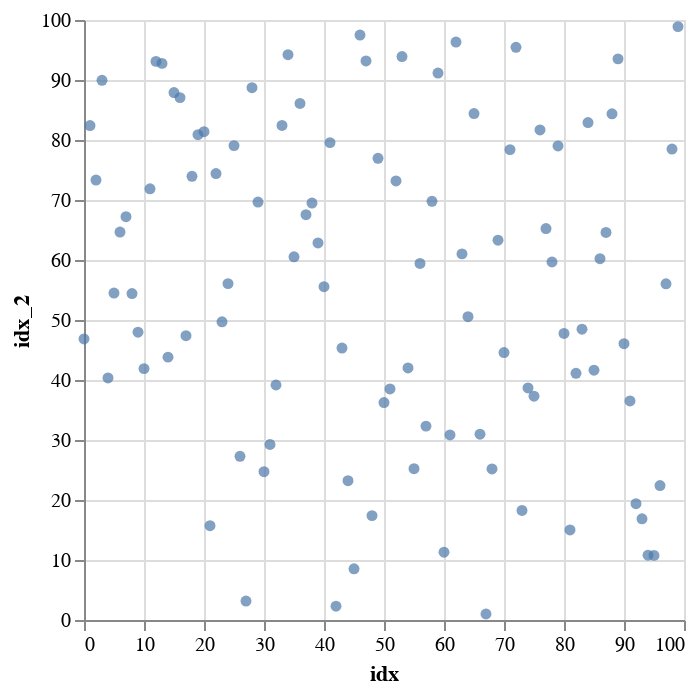

Notebook source saved alongside this figure:
### Markdown cell above
### Removing Layers

With R's `ggplot2`, if you add a layer to a plot object, [it can be tough to remove it](https://stackoverflow.com/questions/50434608/remove-geoms-from-an-existing-ggplot-chart).

However, Hail GGPlot's plot objects keep track of each addition made to them, allowing us to use the `undo` method to roll back a single addition:

### Code cell
from hail.ggplot2 import undo

plot = undo(plot)
show(plot)

### Figure 1 — Vega-Lite specification as saved in the notebook (floating-point values rounded to 4 significant figures)
{"config": {"view": {"continuousWidth": 300, "continuousHeight": 300}}, "data": {"name": "data-3525c9705849439d858950c058a73b7e"}, "mark": {"type": "circle"}, "encoding": {"x": {"field": "idx", "type": "quantitative"}, "y": {"field": "idx_2", "type": "quantitative"}}, "$schema": "https://vega.github.io/schema/vega-lite/v5.8.0.json", "datasets": {"data-3525c9705849439d858950c058a73b7e": [{"idx": 0, "idx_2": 46.84, "idx_3": 32.66}, {"idx": 1, "idx_2": 82.41, "idx_3": 36.11}, {"idx": 2, "idx_2": 73.32, "idx_3": 76.24}, {"idx": 3, "idx_2": 89.95, "idx_3": 18.15}, {"idx": 4, "idx_2": 40.34, "idx_3": 25.2}, {"idx": 5, "idx_2": 54.49, "idx_3": 14.37}, {"idx": 6, "idx_2": 64.66, "idx_3": 97.38}, {"idx": 7, "idx_2": 67.21, "idx_3": 56.98}, {"idx": 8, "idx_2": 54.41, "idx_3": 3.345}, {"idx": 9, "idx_2": 47.98, "idx_3": 25.02}, {"idx": 10, "idx_2": 41.9, "idx_3": 67.76}, {"idx": 11, "idx_2": 71.87, "idx_3": 57.34}, {"idx": 12, "idx_2": 93.1, "idx_3": 20.8}, {"idx": 13, "idx_2": 92.77, "idx_3": 37.04}, {"idx": 14, "idx_2": 43.81, "idx_3": 58.18}, {"idx": 15, "idx_2": 87.9, "idx_3": 2.723}, {"idx": 16, "idx_2": 87.06, "idx_3": 17.22}, {"idx": 17, "idx_2": 47.38, "idx_3": 14.11}, {"idx": 18, "idx_2": 73.95, "idx_3": 7.491}, {"idx": 19, "idx_2": 80.89, "idx_3": 42.33}, {"idx": 20, "idx_2": 81.38, "idx_3": 27.0}, {"idx": 21, "idx_2": 15.71, "idx_3": 47.37}, {"idx": 22, "idx_2": 74.41, "idx_3": 70.5}, {"idx": 23, "idx_2": 49.7, "idx_3": 8.036}, {"idx": 24, "idx_2": 56.06, "idx_3": 55.71}, {"idx": 25, "idx_2": 79.07, "idx_3": 13.16}, {"idx": 26, "idx_2": 27.29, "idx_3": 86.88}, {"idx": 27, "idx_2": 3.161, "idx_3": 81.83}, {"idx": 28, "idx_2": 88.72, "idx_3": 21.15}, {"idx": 29, "idx_2": 69.66, "idx_3": 23.15}, {"idx": 30, "idx_2": 24.72, "idx_3": 71.73}, {"idx": 31, "idx_2": 29.26, "idx_3": 89.48}, {"idx": 32, "idx_2": 39.17, "idx_3": 75.92}, {"idx": 33, "idx_2": 82.42, "idx_3": 69.81}, {"idx": 34, "idx_2": 94.21, "idx_3": 94.24}, {"idx": 35, "idx_2": 60.53, "idx_3": 80.3}, {"idx": 36, "idx_2": 86.09, "idx_3": 20.68}, {"idx": 37, "idx_2": 67.55, "idx_3": 18.75}, {"idx": 38, "idx_2": 69.49, "idx_3": 87.42}, {"idx": 39, "idx_2": 62.84, "idx_3": 44.51}, {"idx": 40, "idx_2": 55.54, "idx_3": 91.67}, {"idx": 41, "idx_2": 79.56, "idx_3": 28.49}, {"idx": 42, "idx_2": 2.302, "idx_3": 8.888}, {"idx": 43, "idx_2": 45.32, "idx_3": 44.22}, {"idx": 44, "idx_2": 23.21, "idx_3": 74.72}, {"idx": 45, "idx_2": 8.525, "idx_3": 20.89}, {"idx": 46, "idx_2": 97.49, "idx_3": 49.29}, {"idx": 47, "idx_2": 93.17, "idx_3": 59.55}, {"idx": 48, "idx_2": 17.4, "idx_3": 72.09}, {"idx": 49, "idx_2": 76.95, "idx_3": 55.99}, {"idx": 50, "idx_2": 36.23, "idx_3": 87.67}, {"idx": 51, "idx_2": 38.5, "idx_3": 47.2}, {"idx": 52, "idx_2": 73.17, "idx_3": 67.62}, {"idx": 53, "idx_2": 93.9, "idx_3": 71.91}, {"idx": 54, "idx_2": 42.01, "idx_3": 93.8}, {"idx": 55, "idx_2": 25.22, "idx_3": 45.5}, {"idx": 56, "idx_2": 59.42, "idx_3": 92.46}, {"idx": 57, "idx_2": 32.31, "idx_3": 85.45}, {"idx": 58, "idx_2": 69.78, "idx_3": 55.99}, {"idx": 59, "idx_2": 91.16, "idx_3": 51.46}, {"idx": 60, "idx_2": 11.3, "idx_3": 24.7}, {"idx": 61, "idx_2": 30.84, "idx_3": 56.88}, {"idx": 62, "idx_2": 96.32, "idx_3": 70.75}, {"idx": 63, "idx_2": 61.02, "idx_3": 59.35}, {"idx": 64, "idx_2": 50.56, "idx_3": 78.26}, {"idx": 65, "idx_2": 84.41, "idx_3": 10.6}, {"idx": 66, "idx_2": 30.97, "idx_3": 16.74}, {"idx": 67, "idx_2": 1.0, "idx_3": 92.49}, {"idx": 68, "idx_2": 25.18, "idx_3": 84.51}, {"idx": 69, "idx_2": 63.3, "idx_3": 67.71}, {"idx": 70, "idx_2": 44.57, "idx_3": 17.95}, {"idx": 71, "idx_2": 78.4, "idx_3": 4.171}, {"idx": 72, "idx_2": 95.45, "idx_3": 39.38}, {"idx": 73, "idx_2": 18.26, "idx_3": 24.62}, {"idx": 74, "idx_2": 38.68, "idx_3": 24.67}, {"idx": 75, "idx_2": 37.3, "idx_3": 85.85}, {"idx": 76, "idx_2": 81.67, "idx_3": 68.41}, {"idx": 77, "idx_2": 65.24, "idx_3": 56.15}, {"idx": 78, "idx_2": 59.67, "idx_3": 96.64}, {"idx": 79, "idx_2": 79.0, "idx_3": 37.42}, {"idx": 80, "idx_2": 47.77, "idx_3": 48.13}, {"idx": 81, "idx_2": 15.0, "idx_3": 47.0}, {"idx": 82, "idx_2": 41.12, "idx_3": 96.55}, {"idx": 83, "idx_2": 48.47, "idx_3": 54.25}, {"idx": 84, "idx_2": 82.91, "idx_3": 13.12}, {"idx": 85, "idx_2": 41.64, "idx_3": 1.803}, {"idx": 86, "idx_2": 60.22, "idx_3": 47.87}, {"idx": 87, "idx_2": 64.6, "idx_3": 70.97}, {"idx": 88, "idx_2": 84.36, "idx_3": 10.23}, {"idx": 89, "idx_2": 93.52, "idx_3": 82.96}, {"idx": 90, "idx_2": 46.05, "idx_3": 8.802}, {"idx": 91, "idx_2": 36.51, "idx_3": 30.98}, {"idx": 92, "idx_2": 19.39, "idx_3": 17.18}, {"idx": 93, "idx_2": 16.87, "idx_3": 46.72}, {"idx": 94, "idx_2": 10.8, "idx_3": 41.6}, {"idx": 95, "idx_2": 10.77, "idx_3": 26.72}, {"idx": 96, "idx_2": 22.41, "idx_3": 98.08}, {"idx": 97, "idx_2": 56.03, "idx_3": 30.17}, {"idx": 98, "idx_2": 78.49, "idx_3": 42.37}, {"idx": 99, "idx_2": 98.9, "idx_3": 56.43}]}}
